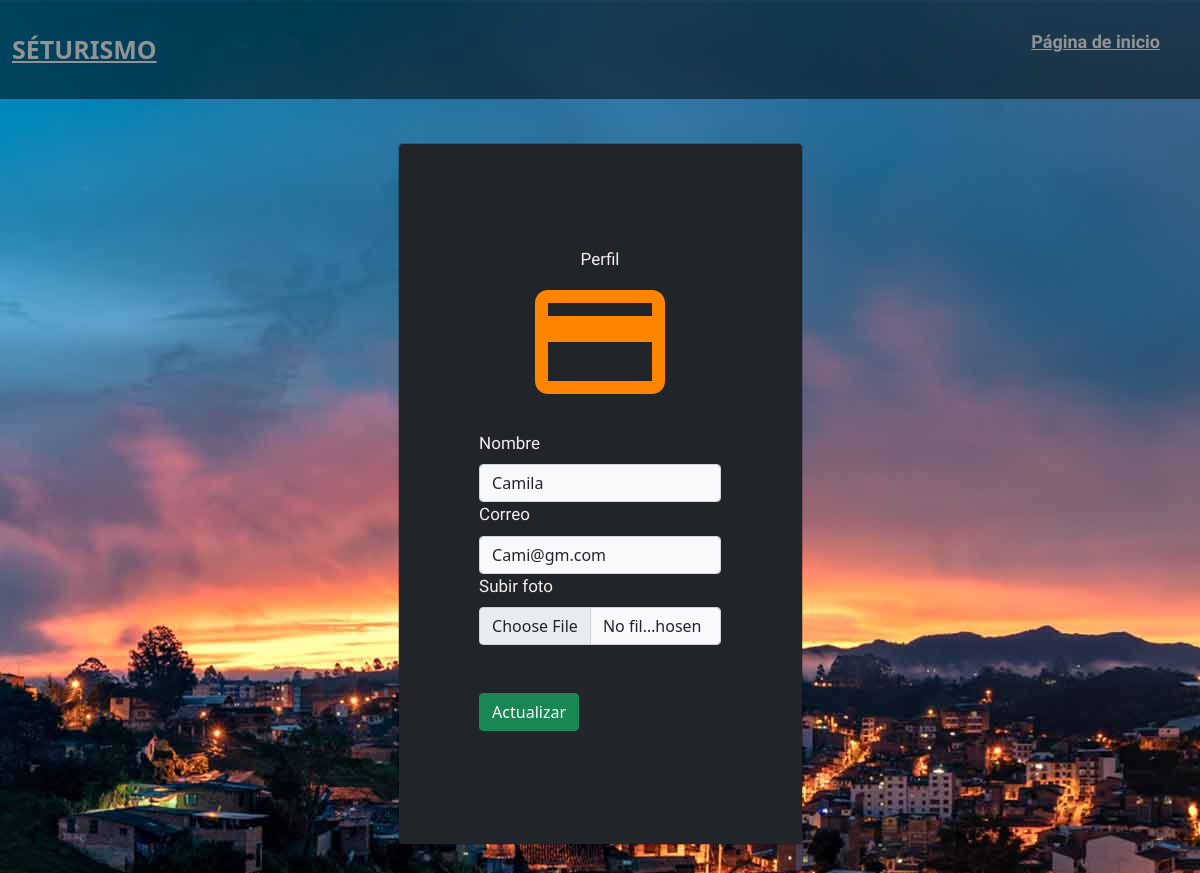
/perfil.php (signed in), run on the app's committed database.
### tables this page shows
CREATE TABLE `usuario` (
  `ID` int(11) NOT NULL,
  `name` varchar(239) NOT NULL,
  `email` varchar(239) NOT NULL,
  `document` varchar(239) NOT NULL,
  `role` varchar(15) NOT NULL,
  `password` varchar(502) NOT NULL,
  `photo` varchar(180) NOT NULL
);

### perfil.php (the view, shortened to what this page needs)
<!DOCTYPE html>
<html lang="en">
<head>
    <link href="https://cdn.jsdelivr.net/npm/bootstrap@5.0.0-beta1/dist/css/bootstrap.min.css" rel="stylesheet">
    <link rel="stylesheet" href="css/estilos.css">
</head>
<body>
    <header class="header">
        <div class="container">
            <div class="menu">
                <a class="logo">séturismo</a>
                <nav class="navbar">
                    <ul>
                        <li><a href="usuario.php">Página de inicio</a> </li>
                    </ul>
                </nav>
    </header>
        <div class="modal-body modal-dialog">
            <div class="container col-lg-11">
                <div class="modal-content col-lg-9 bg-dark">
<div class="espacio-tabla">
    <table class="table table-dark table-striped">
  <tbody>
<?php
$conexion=mysqli_connect("localhost", "root","", "seturismob");
$id = $_SESSION["id"];
   $sql="SELECT * FROM usuario where ID=".$id;
   $resultado = mysqli_query($conexion, $sql);
   $mostrar = mysqli_fetch_assoc($resultado);
?>
      <h1 class="text-center blanco">Perfil</h1>
      <center><img src="<?php echo $mostrar['photo']; ?>" width="130px" height="130px"></center>
      <div class="mb-3"><br>
       <form action="procesar_editarp.php" method="POST">
        <label for="exampleInputEmail1" class="form-label blanco">Nombre</label>
       <input type="text" class="form-control  bg-light" value="<?php echo $mostrar['name']?>" name="txtname">
        <label for="exampleInputEmail1" class="form-label blanco">Correo</label>
       <input type="text" class="form-control  bg-light" value="<?php echo $mostrar['email']?>" name="txtemail">
        <label for="exampleInputEmail1" class="form-label blanco">Subir foto</label>
       <input type="file" class="form-control  bg-light" value="<?php echo $mostrar['photo']?>" name="photo">
   <br><br>
   <button type="submit" class="btn btn-success">Actualizar</button>
</form>
  </tbody>
</table>
</div>
</body>
</body>
</html>

### css/estilos.css (style rules this page uses)
* { margin: 0; padding: 0; box-sizing: border-box; text-decoration: none; list-style: none; }
.logo { border-radius: 58px; }
.espacio-tabla { padding: 20%; }
.blanco { color: rgb(243, 237, 237); font-family: 'Courgette', cursive; font-size: 17px; }
.header { background-color: rgba(0, 0, 0, 0.5); }
.menu { display: flex; justify-content: space-between; align-items: center; padding: 20px 0; }
.logo { color: #909497; font-size: 25px; font-weight: 800; text-transform: uppercase; }
.container { max-width: 1200px; margin: 0 auto; }
.menu .navbar ul { display: flex; }
.menu .navbar ul li a { font-size: 18px; padding: 0 20px; color: #909497; display: block; font-weight: 600; }
body { background-image: url(../imagenes/a.jpg); }
nav, .as { color: white; text-decoration: none; float:right; padding: 8px; font-family: 'Courgette', cursive; font-size: 25px; }

### data on the page
usuario: photo (picture), txtname "Camila", txtemail "Cami@gm.com"
